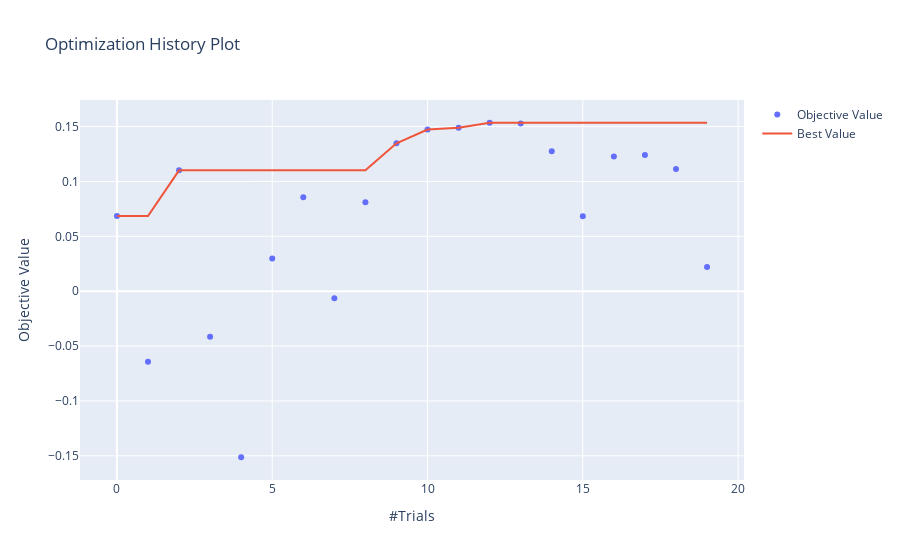

Notebook cell for this chart:
### Code cell
# Optimization history
optuna.visualization.plot_optimization_history(study)

### Figure 1 — Plotly figure (JSON) as saved in the notebook; plotly's stock layout.template omitted (floating-point values rounded to 4 significant figures)
{"data": [{"mode": "markers", "name": "Objective Value", "type": "scatter", "x": [0, 1, 2, 3, 4, 5, 6, 7, 8, 9, 10, 11, 12, 13, 14, 15, 16, 17, 18, 19], "y": [0.06849, -0.06428, 0.1101, -0.0414, -0.1513, 0.02979, 0.08556, -0.006358, 0.08103, 0.1348, 0.1473, 0.1489, 0.1535, 0.1529, 0.1275, 0.06836, 0.1228, 0.1241, 0.1114, 0.02208]}, {"name": "Best Value", "type": "scatter", "x": [0, 1, 2, 3, 4, 5, 6, 7, 8, 9, 10, 11, 12, 13, 14, 15, 16, 17, 18, 19], "y": [0.06849, 0.06849, 0.1101, 0.1101, 0.1101, 0.1101, 0.1101, 0.1101, 0.1101, 0.1348, 0.1473, 0.1489, 0.1535, 0.1535, 0.1535, 0.1535, 0.1535, 0.1535, 0.1535, 0.1535]}], "layout": {"title": {"text": "Optimization History Plot"}, "xaxis": {"title": {"text": "#Trials"}}, "yaxis": {"title": {"text": "Objective Value"}}}}
